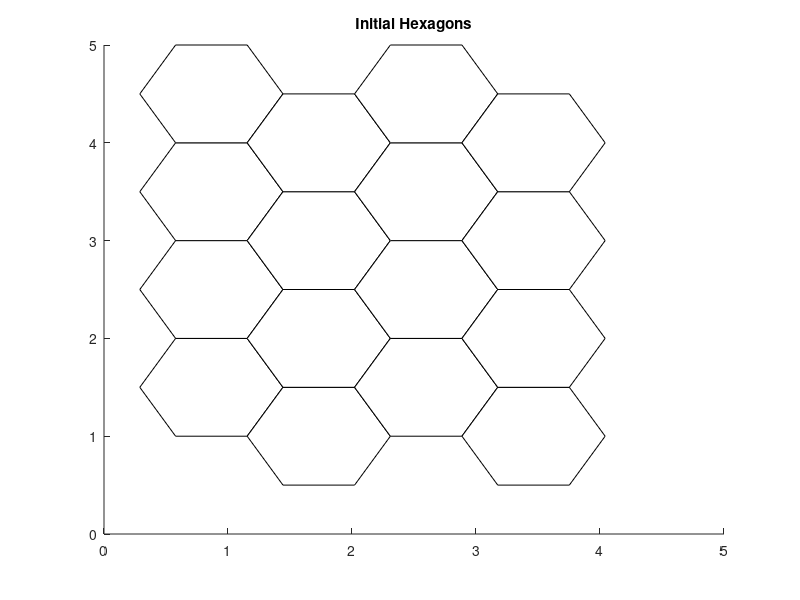

The MATLAB script that drew this image: (Note: this script raises an error after producing the figure.)
function [V,C,connectivitylist] = hexgrid_voronoi()
%creates hexagonal list of vertices V, cell of cells C, and matrix of
%connetivity between the two
c = sqrt(3) / 2;
[X,Y] = meshgrid(0:1:5);
n = size(X,1);
X = c * X;
Y = Y + repmat([0 0.5],[n,n/2]);

% Plot the hexagonal mesh, including cell borders
%[XV YV] = voronoi(X(:),Y(:)); plot(XV,YV,'b-')
%axis equal, axis([10 20 10 20]), zoom on
[V,C] = voronoin([X(:),Y(:)]);
C=C(cellfun(@no_ones,C));
figure
for i = 1:length(C)
    patch(V(C{i},1),V(C{i},2),i,'FaceColor','w'); % draws hexagons
end
title('Initial Hexagons')
V(1,:) = [0 0];

for i = 1:length(C)%makes all hexagons counter clockwise
    x = V([C{i},C{i}(1)],1);
    y = V([C{i},C{i}(1)],2);
    if ispolycw(x,y)==true;
        C{i} = fliplr(C{i});
    end
end

N = length(C);%number of cells
connectivitylist = zeros(N,length(V));
for v = 2:length(V)
    for c = 1:N
        if any(C{c}==v)
            connectivitylist(c,v) = 1;
        end
    end
end
% for v=1:length(V) %>?????? Maybe????
%     if sum(connectivitylist(:,v)) == 1
%         connectivitylist(:,v) = zeros(N,1);
%     end
% end
end
%connectivitylist(:,2:end);%removes point at infinity


function bool = no_ones(cell)
if (any(cell==1) || length(cell) <6)%removes non-hexagonal entries
    bool = false;
else
    bool = true;
end
end